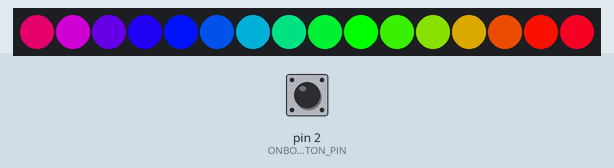
A sketch run on a simulated Arduino Pro Mini, built with avr-gcc and run on an emulated ATmega328P. Shown: 16 RGB LEDs in strip order, left to right. The inputs (shaded band) are chosen by the test bench; at power-on: pin 2 (ONBOARD_BUTTON_PIN) LOW.

Above: at 4.0 s.
4.1 s: pin 2 (ONBOARD_BUTTON_PIN) pulled HIGH for 1.95 s
At 5.3 s:
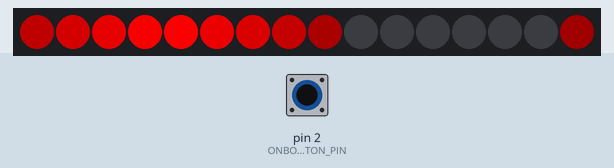
7.5 s: pin 2 (ONBOARD_BUTTON_PIN) pulled HIGH for 1.95 s
At 9.81 s:
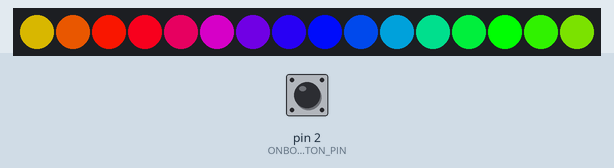
10.9 s: pin 2 (ONBOARD_BUTTON_PIN) pulled HIGH for 3.2 s
At 11.63 s:
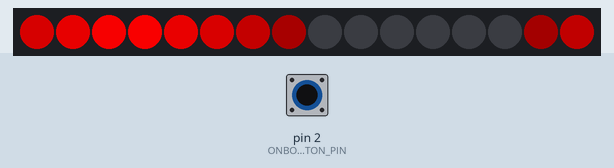

Measured:
- after the input at 4.1 s, the LEDs: first differ from a run without the input after 1.1 s (image 1)
- after the input at 7.5 s, the LEDs: first differ from a run without the input after 0.25 s (image 2 shows a later state)
- after the input at 10.9 s, the LEDs: first change after 0.28 s (image 3 shows a later state)

The sketch:

bikelight.ino
```cpp
/*

  A fun and colorful bike light

  Parts:
  - Ardiuno Pro Mini 3.3v 8MHz
  - Tiny super-bright SMD LED
  - NeoPixel Ring 16 from Adafruit (https://www.adafruit.com/product/1463https://www.adafruit.com/product/1463)
  - LiPo Charger Basic from Sparkfun (https://www.sparkfun.com/products/10217https://www.sparkfun.com/products/10217)
  - small switch
  - small button

  The circuit:
  Pin 8 connected to NeoPixel Ring 16 Data input pin
  Pin 2 connected:
    by a button to VCC
    by a 10K ohm resistor to GND
  RAW connected to positive battery terminal of 3.7v LiIon (via LiPo Charger Basic and small switch)
  GND connected to negative battery termital
  VCC connected to Voltage in pin of NeoPixel ring
  GND connected to GND pin of NeoPixel ring
  Bright LED connected directly to VCC and GND of Arduino


  Will Harris-Braun

*/

#include <Adafruit_NeoPixel.h>

const byte RING_PIN = 8; // the pin connected to NeoPixel input pin
const byte ONBOARD_BUTTON_PIN = 2;

const int RAINBOW_SPEED = 5;
const int RED_RAINBOW_SPEED = 10;
const int NEOPIXEL_BRIGHTNESS = 255;
const int SWEEP_SPEED = 50;

// Parameter 1 = number of pixels in strip
// Parameter 2 = pin number (most are valid)
Adafruit_NeoPixel strip = Adafruit_NeoPixel(16, RING_PIN, NEO_GRB + NEO_KHZ800);


void setup() {
  strip.begin();
  strip.setBrightness(NEOPIXEL_BRIGHTNESS);
  strip.show(); // Initialize all pixels to 'off'
  pinMode(ONBOARD_BUTTON_PIN, INPUT);
  Serial.begin(9600);
}

int onboardButtonState = 0;  // current
int lastOnboardButtonState = 0;     // previous state of the button
int lightMode = 0; // 0: rainbow, 1: red circle, 2: red sweep
const int NUM_LIGHT_MODES = 3; // the total number of light states

void loop() {

  onboardButtonState = digitalRead(ONBOARD_BUTTON_PIN);

  if (onboardButtonState == HIGH ) { // button was pressed down
    lightMode = ( lightMode + 1 ) % NUM_LIGHT_MODES; // cycle through light states
  }

  if (lightMode == 0) { // rainbow mode
    uint16_t i, j;
    for(j=0; j<256; j++) { // 1 cycle of all colors on wheel
      for(i=0; i< strip.numPixels(); i++) {
       strip.setPixelColor(i, Wheel(((i * 256 / strip.numPixels()) + j) & 255));
      }
      // show the update
      strip.show();

      delay(RAINBOW_SPEED); // delay according to speed rainbow circulates around the circle

    }

  } else if (lightMode == 1) { // red circle mode
    uint16_t i, j;
    for(j=0; j<256; j++) { // 1 cycle of all colors on wheel
      for(i=0; i< strip.numPixels(); i++) {
       strip.setPixelColor(i, RedWheel(((i * 256 / strip.numPixels()) + j) & 255));
      }
      strip.show();

      delay(RED_RAINBOW_SPEED); // delay according to speed rainbow circulates around the circle

    }

  } else if (lightMode == 2) {
    uint16_t i, j;
    for(j=0; j<=1; j++) {
      for(i=0; i<strip.numPixels(); i++) {
        if (j == 0) {
          strip.setPixelColor(i, (0,177,255));
        } else {
          strip.setPixelColor(i, (0,0,0));
        }
        strip.show();

        delay(SWEEP_SPEED); // delay according to speed rainbow circulates around the circle
      }
    }

  } else {
    Serial.println("this should never happen");
  }


  lastOnboardButtonState = onboardButtonState;
}


// Input a value 0 to 255 to get a color value.
// The colours are a transition r - g - b - back to r.
uint32_t Wheel(byte WheelPos) {
  if (WheelPos < 85) {
   return strip.Color(WheelPos * 3, 255 - WheelPos * 3, 0);
  } else if(WheelPos < 170) {
   WheelPos -= 85;
   return strip.Color(255 - WheelPos * 3, 0, WheelPos * 3);
  } else {
   WheelPos -= 170;
   return strip.Color(0, WheelPos * 3, 255 - WheelPos * 3);
  }
}

uint32_t RedWheel(byte WheelPos) {
  if (WheelPos < 85) {
   return strip.Color(WheelPos * 3, 0, 0);
  } else if(WheelPos < 170) {
   WheelPos -= 85;
   return strip.Color(255 - WheelPos * 3, 0, 0);
  } else {
   WheelPos -= 170;
   return strip.Color(0, 0, 0);
  }
}
```
